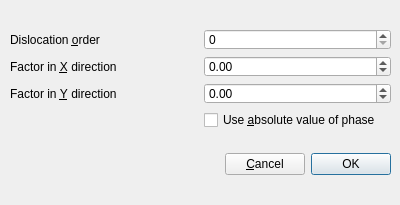
<?xml version="1.0" encoding="UTF-8"?>
<ui version="4.0">
 <class>phaseDialog</class>
 <widget class="QDialog" name="phaseDialog">
  <property name="geometry">
   <rect>
    <x>0</x>
    <y>0</y>
    <width>400</width>
    <height>205</height>
   </rect>
  </property>
  <property name="windowTitle">
   <string/>
  </property>
  <property name="locale">
   <locale language="English" country="Australia"/>
  </property>
  <widget class="QWidget" name="gridLayoutWidget">
   <property name="geometry">
    <rect>
     <x>10</x>
     <y>29</y>
     <width>381</width>
     <height>101</height>
    </rect>
   </property>
   <layout class="QGridLayout" name="gridLayout">
    <item row="0" column="0">
     <widget class="QLabel" name="orderLabel">
      <property name="text">
       <string>Dislocation &amp;order</string>
      </property>
      <property name="buddy">
       <cstring>orderSpinBox</cstring>
      </property>
     </widget>
    </item>
    <item row="1" column="0">
     <widget class="QLabel" name="xLabel">
      <property name="text">
       <string>Factor in &amp;X direction</string>
      </property>
      <property name="buddy">
       <cstring>xSpinBox</cstring>
      </property>
     </widget>
    </item>
    <item row="2" column="0">
     <widget class="QLabel" name="yLabel">
      <property name="text">
       <string>Factor in &amp;Y direction</string>
      </property>
      <property name="buddy">
       <cstring>ySpinBox</cstring>
      </property>
     </widget>
    </item>
    <item row="3" column="1">
     <widget class="QCheckBox" name="absCheckBox">
      <property name="text">
       <string>Use &amp;absolute value of phase</string>
      </property>
     </widget>
    </item>
    <item row="0" column="1">
     <widget class="QSpinBox" name="orderSpinBox"/>
    </item>
    <item row="1" column="1">
     <widget class="QDoubleSpinBox" name="xSpinBox">
      <property name="minimum">
       <double>-99.989999999999995</double>
      </property>
     </widget>
    </item>
    <item row="2" column="1">
     <widget class="QDoubleSpinBox" name="ySpinBox">
      <property name="minimum">
       <double>-99.989999999999995</double>
      </property>
     </widget>
    </item>
   </layout>
  </widget>
  <widget class="QWidget" name="horizontalLayoutWidget">
   <property name="geometry">
    <rect>
     <x>10</x>
     <y>139</y>
     <width>381</width>
     <height>51</height>
    </rect>
   </property>
   <layout class="QHBoxLayout" name="horizontalLayout">
    <item>
     <spacer name="horizontalSpacer">
      <property name="orientation">
       <enum>Qt::Horizontal</enum>
      </property>
      <property name="sizeHint" stdset="0">
       <size>
        <width>40</width>
        <height>20</height>
       </size>
      </property>
     </spacer>
    </item>
    <item>
     <widget class="QPushButton" name="cancelButton">
      <property name="text">
       <string>&amp;Cancel</string>
      </property>
     </widget>
    </item>
    <item>
     <widget class="QPushButton" name="okButton">
      <property name="text">
       <string>OK</string>
      </property>
      <property name="default">
       <bool>true</bool>
      </property>
     </widget>
    </item>
   </layout>
  </widget>
 </widget>
 <tabstops>
  <tabstop>absCheckBox</tabstop>
  <tabstop>cancelButton</tabstop>
  <tabstop>okButton</tabstop>
 </tabstops>
 <resources/>
 <connections>
  <connection>
   <sender>cancelButton</sender>
   <signal>clicked()</signal>
   <receiver>phaseDialog</receiver>
   <slot>reject()</slot>
   <hints>
    <hint type="sourcelabel">
     <x>290</x>
     <y>169</y>
    </hint>
    <hint type="destinationlabel">
     <x>292</x>
     <y>181</y>
    </hint>
   </hints>
  </connection>
  <connection>
   <sender>okButton</sender>
   <signal>clicked()</signal>
   <receiver>phaseDialog</receiver>
   <slot>accept()</slot>
   <hints>
    <hint type="sourcelabel">
     <x>359</x>
     <y>167</y>
    </hint>
    <hint type="destinationlabel">
     <x>357</x>
     <y>177</y>
    </hint>
   </hints>
  </connection>
 </connections>
</ui>
